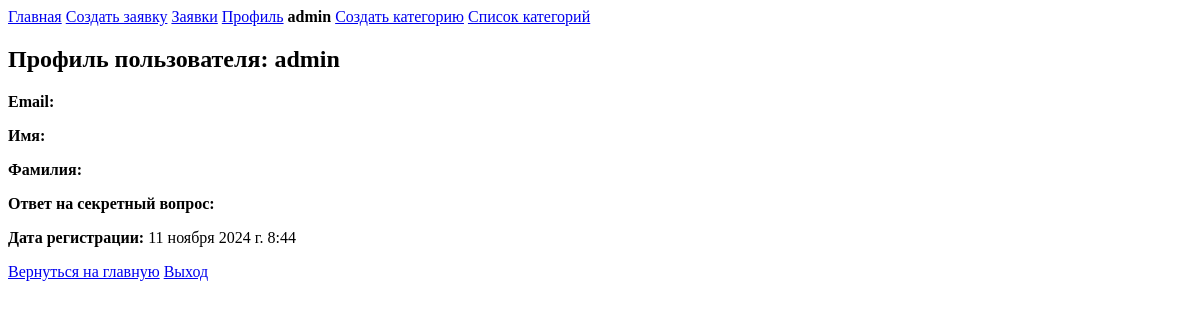
The page /Design.Pro/profile/ (signed in) on the database as committed earlier.
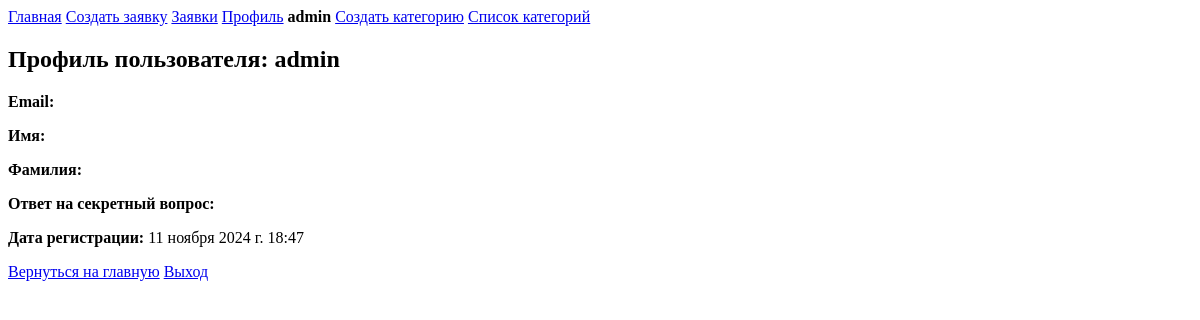
The same page on the database as committed later.
### main/models.py (models this page shows, shortened)
class CustomUser(AbstractUser):
    security_question = models.CharField(max_length=255, blank=True)
    security_answer = models.CharField(max_length=255, blank=True)
    login_count = models.IntegerField(default=0)
    last_login_date = models.DateTimeField(auto_now_add=True, null=True, blank=True)

### main/views.py (the view)
# urls.py: path('profile/', views.profile, name='profile'),
@login_required
def profile(request):
    return render(request, 'main/user_profile.html', {'user': request.user})

### main/templates/main/user_profile.html
{% extends 'basic.html' %}
{% block content %}
  <h2>Профиль пользователя: {{ user.username }}</h2>
  <p><strong>Email:</strong> {{ user.email }}</p>
  <p><strong>Имя:</strong> {{ user.first_name }}</p>
  <p><strong>Фамилия:</strong> {{ user.last_name }}</p>
  <p><strong>Ответ на секретный вопрос:</strong> {{ user.security_answer }}</p>
  <p><strong>Дата регистрации:</strong> {{ user.date_joined }}</p>
  <a href="{% url 'home' %}">Вернуться на главную</a>
  <a href="{% url 'logout' %}">Выход</a>
{% endblock %}

### main/templates/basic.html (shortened to what this page needs)
<!doctype html>
<html lang="ru">
<head>
    {% load static %}
</head>
<body>
<header>
    <a href="{% url 'home' %}">Главная</a>
    <a href="{% url 'create_application' %}">Создать заявку</a>
    <a href="{% url 'application_list' %}">Заявки</a>
    <a href="{% url 'profile' %}">Профиль</a>
    {% if user.is_staff %}
        <strong>{{ user.username }}</strong>
        <a href="{% url 'create_category' %}">Создать категорию</a>
        <a href="{% url 'category_list' %}">Список категорий</a>
    {% endif %}
</header>
<main>
    {% block content%}
    {% endblock%}
</main>
</body>
</html>

Rows that differ between the two databases and show on the page:
changed CustomUser "admin": date_joined "11 ноября 2024 г. 8:44" → "11 ноября 2024 г. 18:47"
